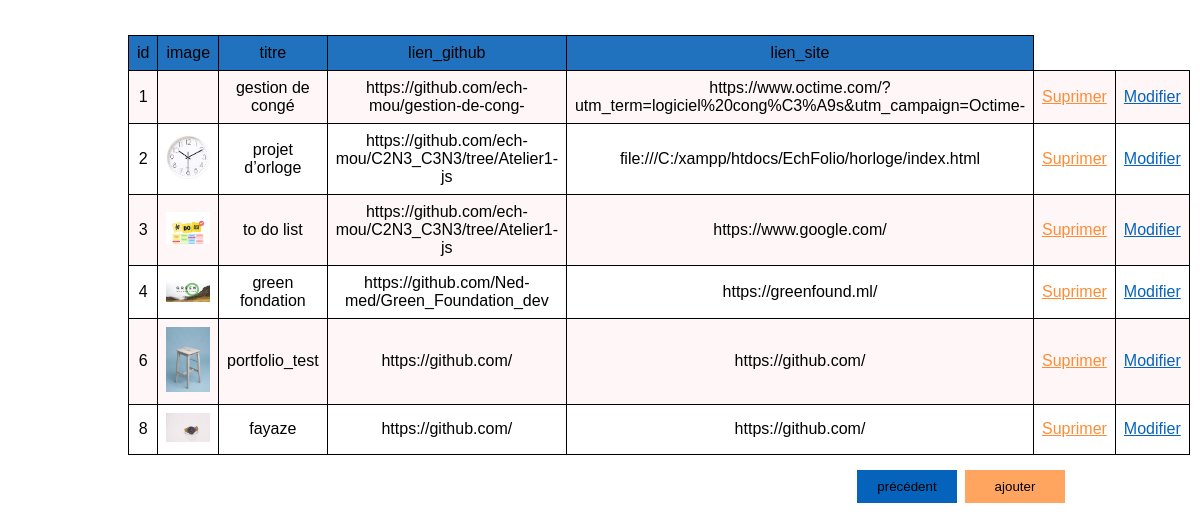
Screenshot of /EchFolio/modif/portfolio/portfolio_mod.php (signed in) with the database file from the repository.
### tables this page shows
CREATE TABLE `portfolio` (
  `id` int(30) NOT NULL,
  `image` varchar(80) NOT NULL,
  `titre` varchar(50) NOT NULL,
  `lien_github` varchar(80) NOT NULL,
  `lien_site` varchar(80) NOT NULL
);

### EchFolio/modif/portfolio/portfolio_mod.php (the view, shortened to what this page needs)
<?php
include("../../interdit.php");
$query_type = "SELECT * FROM portfolio";
$result = mysqli_query($con,$query_type);
?>
<!DOCTYPE html>
<html lang="en">
<head>
    <link rel="stylesheet" href="../../assets/css/style1.css">
</head>
<body>
<table class="table1" border=1>
<tr>
            <td class="td1" >id </td>
            <td class="td1">image</td>
            <td class="td1">titre</td>
            <td class="td1">lien_github</td>
            <td class="td1">lien_site</td>
        </tr>
<?php
if(mysqli_num_rows($result)>0 ){
    while($row = mysqli_fetch_assoc($result) ) {
      ?>
      <tr>
        <td><?=$row['id'];?></td>
        <td><img src="../../<?=$row['image'];?>" alt="" width="100%"></td>
        <td><?=$row['titre'];?></td>
        <td><?=$row['lien_github'];?></td>
        <td><?=$row['lien_site'];?></td>
        <td><a class="supp" href="portfolio_mod.php?delete_dc=<?=$row['id'];?>">Suprimer</a></td>
        <td><a class="modif" href="portfolio_mod.php?edit_dc=<?=$row['id'];?>">Modifier</a></td>
      </tr>
      <?php
    }
  }else{
    echo "0 result";
  }
?>
    </table>
    <form action="" method="POST">
        <button class="btn1" type=submit name="precedent">précédent</button>
        <button class="btn2" type=submit name="ajouter">ajouter</button>
    </form>
</body>
</html>

### EchFolio/assets/css/style1.css (style rules this page uses)
.table1 { margin-top: 35px; margin-left: 120px; margin-right: 50px; font-family: "Trebuchet MS", Arial, Helvetica, sans-serif; border-collapse: collapse; border-style: solid; border: 10px; width: 80%; text-align: center; }
.table1 td, .table1 th { border: 1px solid #000; padding: 8px; }
.td1 { background-color: #2172be; width: 20px; }
.table1 tr:nth-child(even) { background-color: #fff7f7; }
.supp { color: #ff8c34; }
.modif { color: #0563BB; }
.btn1 { background-color: #0563BB; float: right; margin-right: 235px; margin-top: 15px; margin-bottom: 20px; height: 33px; border: none; width: 100px; }
.btn2 { background-color: #ff8c34; float: right; margin-right: -208px; margin-top: 15px; margin-bottom: 20px; height: 33px; border: none; width: 100px; }

### rows the page displays
portfolio: id "1", titre "gestion de congé", lien_github "https://github.com/ech-mou/gestion-de-cong-", lien_site "https://www.octime.com/?utm_term=logiciel%20cong%C3%A9s&utm_campaign=Octime-"
portfolio: id "2", image (picture), titre "projet d’orloge", lien_github "https://github.com/ech-mou/C2N3_C3N3/tree/Atelier1-js", lien_site "file:///C:/xampp/htdocs/EchFolio/horloge/index.html"
portfolio: id "3", image (picture), titre "to do list", lien_github "https://github.com/ech-mou/C2N3_C3N3/tree/Atelier1-js", lien_site "https://www.google.com/"
portfolio: id "4", image (picture), titre "green fondation", lien_github "https://github.com/Ned-med/Green_Foundation_dev", lien_site "https://greenfound.ml/"
portfolio: id "6", image (picture), titre "portfolio_test", lien_github "https://github.com/", lien_site "https://github.com/"
portfolio: id "8", image (picture), titre "fayaze", lien_github "https://github.com/", lien_site "https://github.com/"
